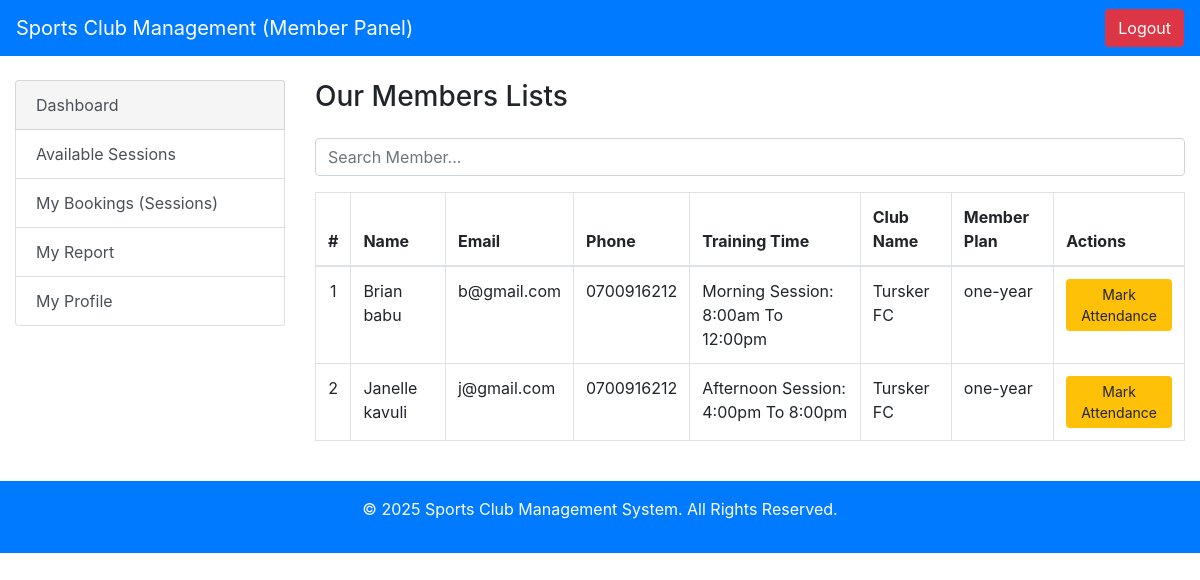
The page /regimembers.php on the database its author committed.
### tables this page shows
CREATE TABLE `members` (
  `member_id` int(11) NOT NULL,
  `firstname` varchar(50) NOT NULL,
  `lastname` varchar(50) NOT NULL,
  `email` varchar(100) NOT NULL,
  `phone` varchar(15) NOT NULL,
  `age` int(11) NOT NULL,
  `club_id` int(11) NOT NULL,
  `plan_id` int(11) NOT NULL,
  `training_time` varchar(100) NOT NULL,
  `password` varchar(255) NOT NULL,
  `meStatus` varchar(120) NOT NULL DEFAULT 'Approved',
  `created_at` timestamp NOT NULL DEFAULT current_timestamp()
);

CREATE TABLE `club_services` (
  `club_id` int(11) NOT NULL,
  `name` varchar(255) NOT NULL,
  `position` varchar(255) NOT NULL,
  `goal` text NOT NULL,
  `created_at` timestamp NOT NULL DEFAULT current_timestamp(),
  `club_del` varchar(120) NOT NULL DEFAULT 'present'
);

CREATE TABLE `plans` (
  `plan_id` int(11) NOT NULL,
  `planname` varchar(255) NOT NULL,
  `planLength` varchar(120) NOT NULL,
  `fees` decimal(10,2) NOT NULL,
  `planend` varchar(120) NOT NULL,
  `plan_del` varchar(120) NOT NULL DEFAULT 'present'
);

### regimembers.php (the view, shortened to what this page needs)
<?php
include_once("includes/connection.php");
?>
<!DOCTYPE html>
<html lang="en">
<head>
  <link href="https://stackpath.bootstrapcdn.com/bootstrap/4.5.2/css/bootstrap.min.css" rel="stylesheet">
</head>
<body>
<?php include_once("includes/topbar.php");?>
  <div class="container-fluid mt-4">
    <div class="row">
      <div class="col-md-3">
        <?php include_once("includes/sidebar.php"); ?>
      </div>
      <div class="col-md-9">
        <div class="d-flex justify-content-between align-items-center mb-3">
          <h3>Our Members Lists</h3>
        </div>
        <div class="mb-3">
          <input type="text" id="searchInput" class="form-control" placeholder="Search Member...">
        </div>
        <table class="table table-bordered" id="staffTable">
          <thead>
            <tr>
              <th>#</th>
              <th>Name</th>
              <th>Email</th>
              <th>Phone</th>
              <th>Training Time</th>
              <th>Club Name</th>
              <th>Member Plan</th>
              <th>Actions</th>
            </tr>
          </thead>
          <tbody>
          <?php
    $cnt=1;
      $dis = mysqli_query($conn,"select * from members join club_services on members.club_id=club_services.club_id join plans on members.plan_id=plans.plan_id");
      while($rows=mysqli_fetch_array($dis)){
        $member_id = $rows['member_id'];
        ?>
            <tr>
                <td class="text-center"><?php echo $cnt;?></td>
                 <td><?php echo $rows['firstname'] . " ".$rows['lastname'] ?> </td>
                 <td><?php echo $rows['email'] ?></td>
                 <td><?php echo $rows['phone'] ?></td>
                 <td><?php echo $rows['training_time'] ?></td>
                 <td><?php echo $rows['name'] ?></td>
                 <td><?php echo $rows['planname'] ?></td>
                 <td>
    <a class="btn btn-warning btn-sm" href="attendance.php?member_id=<?php echo $member_id; ?>" onclick="return confirm('You are about to mark todays attendance!!!!!!!!!!!')">Mark Attendance</a>
</td>
            </tr>
        <?php
        $cnt=$cnt+1;
      }
    ?>
          </tbody>
        </table>
      </div>
    </div>
  </div>
  <?php include_once("includes/footer.php"); ?>
</body>
</html>

### rows shown on the page
members: firstname "Brian", lastname "babu", email "b@gmail.com", phone "0700916212", training_time "Morning Session: 8:00am To 12:00pm", club.name "Tursker FC", plan.planname "one-year"
members: firstname "Janelle", lastname "kavuli", email "j@gmail.com", phone "0700916212", training_time "Afternoon Session: 4:00pm To 8:00pm", club.name "Tursker FC", plan.planname "one-year"
